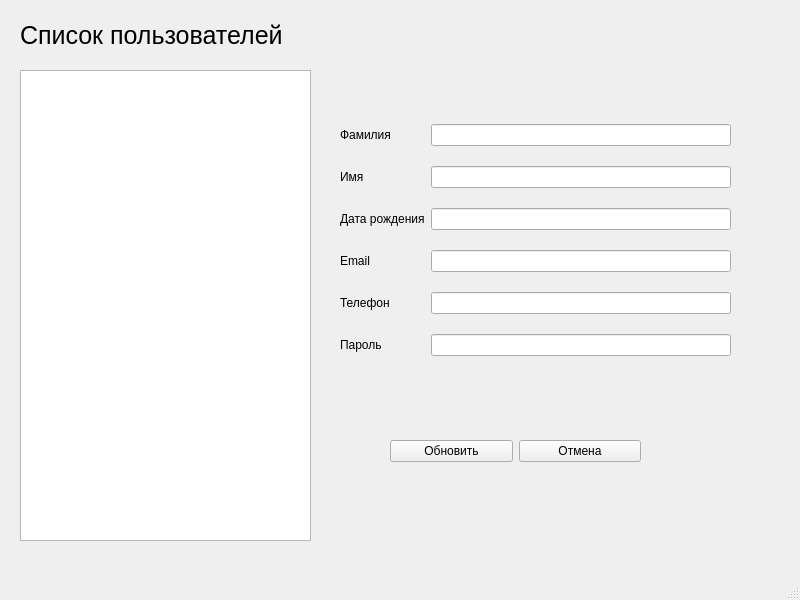
<?xml version="1.0" encoding="UTF-8"?>
<ui version="4.0">
 <class>UserWindowDesign</class>
 <widget class="QMainWindow" name="UserWindowDesign">
  <property name="geometry">
   <rect>
    <x>0</x>
    <y>0</y>
    <width>800</width>
    <height>600</height>
   </rect>
  </property>
  <property name="windowTitle">
   <string>MainWindow</string>
  </property>
  <widget class="QWidget" name="centralwidget">
   <widget class="QListWidget" name="list_users">
    <property name="geometry">
     <rect>
      <x>20</x>
      <y>70</y>
      <width>291</width>
      <height>471</height>
     </rect>
    </property>
   </widget>
   <widget class="QLabel" name="label_7">
    <property name="geometry">
     <rect>
      <x>20</x>
      <y>20</y>
      <width>341</width>
      <height>31</height>
     </rect>
    </property>
    <property name="font">
     <font>
      <pointsize>19</pointsize>
     </font>
    </property>
    <property name="text">
     <string>Список пользователей</string>
    </property>
   </widget>
   <widget class="QWidget" name="">
    <property name="geometry">
     <rect>
      <x>340</x>
      <y>110</y>
      <width>391</width>
      <height>261</height>
     </rect>
    </property>
    <layout class="QGridLayout" name="gridLayout">
     <item row="0" column="0" colspan="3">
      <widget class="QLabel" name="label">
       <property name="text">
        <string>Фамилия</string>
       </property>
      </widget>
     </item>
     <item row="0" column="3">
      <widget class="QLineEdit" name="lastName"/>
     </item>
     <item row="1" column="0" colspan="3">
      <widget class="QLabel" name="label_2">
       <property name="text">
        <string>Имя</string>
       </property>
      </widget>
     </item>
     <item row="1" column="3">
      <widget class="QLineEdit" name="firstName"/>
     </item>
     <item row="2" column="0" colspan="3">
      <widget class="QLabel" name="label_3">
       <property name="text">
        <string>Дата рождения</string>
       </property>
      </widget>
     </item>
     <item row="2" column="3">
      <widget class="QLineEdit" name="birthDay"/>
     </item>
     <item row="3" column="0" colspan="2">
      <widget class="QLabel" name="label_5">
       <property name="text">
        <string>Email</string>
       </property>
      </widget>
     </item>
     <item row="4" column="0">
      <widget class="QLabel" name="label_4">
       <property name="text">
        <string>Телефон</string>
       </property>
      </widget>
     </item>
     <item row="5" column="0" colspan="2">
      <widget class="QLabel" name="label_6">
       <property name="text">
        <string>Пароль</string>
       </property>
      </widget>
     </item>
     <item row="3" column="3">
      <widget class="QLineEdit" name="email"/>
     </item>
     <item row="4" column="3">
      <widget class="QLineEdit" name="tel"/>
     </item>
     <item row="5" column="3">
      <widget class="QLineEdit" name="password"/>
     </item>
    </layout>
   </widget>
   <widget class="QWidget" name="">
    <property name="geometry">
     <rect>
      <x>390</x>
      <y>440</y>
      <width>251</width>
      <height>23</height>
     </rect>
    </property>
    <layout class="QHBoxLayout" name="horizontalLayout">
     <item>
      <widget class="QPushButton" name="pushButton_update">
       <property name="text">
        <string>Обновить</string>
       </property>
      </widget>
     </item>
     <item>
      <widget class="QPushButton" name="pushButton_cancel">
       <property name="text">
        <string>Отмена</string>
       </property>
      </widget>
     </item>
    </layout>
   </widget>
  </widget>
  <widget class="QMenuBar" name="menubar">
   <property name="geometry">
    <rect>
     <x>0</x>
     <y>0</y>
     <width>800</width>
     <height>20</height>
    </rect>
   </property>
  </widget>
  <widget class="QStatusBar" name="statusbar"/>
 </widget>
 <resources/>
 <connections/>
</ui>
